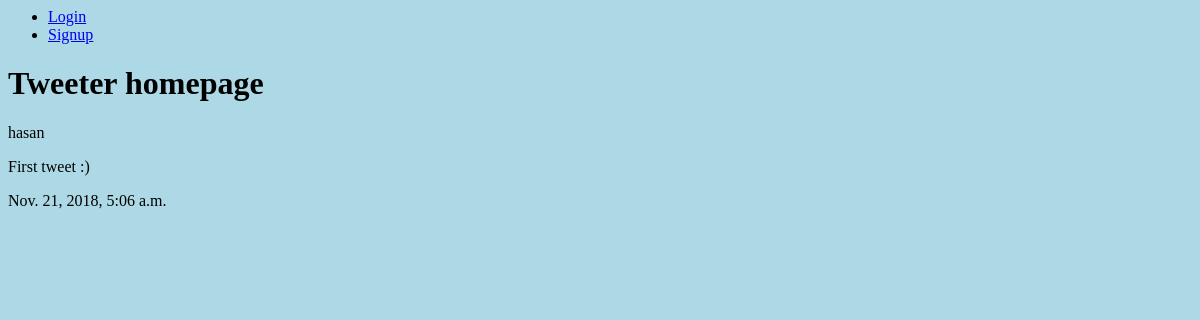
Before: / with the older database file.
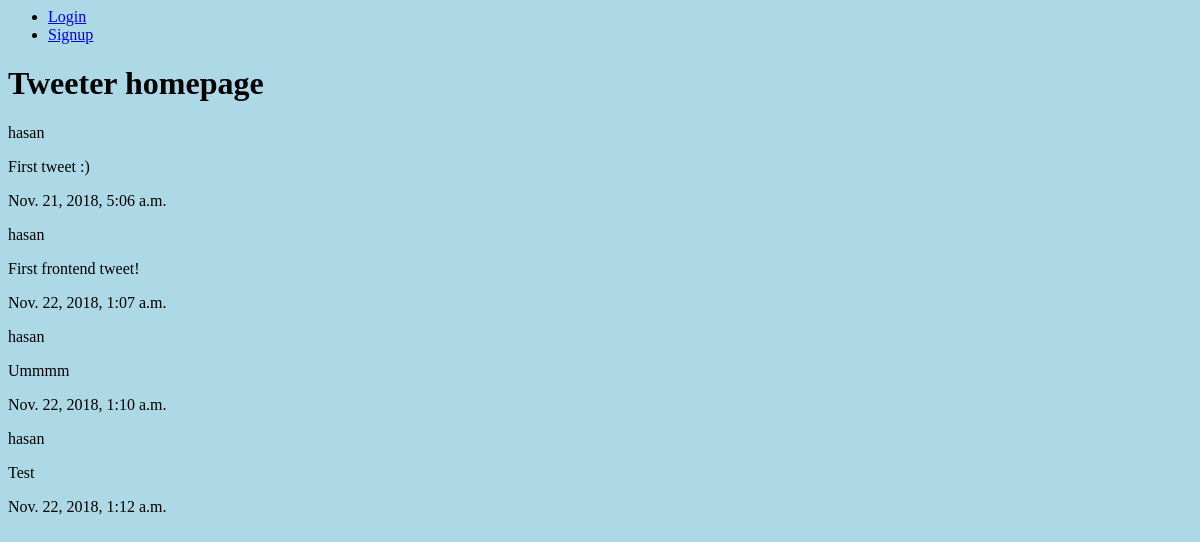
After: the same page with the newer database file.
### tweetpage/models.py (models this page shows, shortened)
class Tweet(models.Model):
  body = models.TextField(max_length=240)
  slug = models.SlugField()
  date = models.DateTimeField(auto_now_add=True)
  author = models.ForeignKey(User, on_delete=models.CASCADE, default=None)

### tweetpage/views.py (the view)
# urls.py: path('', tweet_views.tweet_page, name='home'),
def tweet_page(request):
  tweets = Tweet.objects.all().order_by('date')
  return render(request, 'tweetpage/tweet_page.html',{'tweets':tweets})

### tweetpage/templates/tweetpage/tweet_page.html
{% extends 'base_layout.html' %}
{% block content %}
<h1>Tweeter homepage</h1>
<div class="pages">
  {% for tweet in tweets %}
  <div class="tweet">
    <p>{{ tweet.author }}</p>
    <p>{{ tweet.body }}</p>
    <p>{{ tweet.date }}</p>
  </div>
  {% endfor %}
</div>
{% endblock %}

### templates/base_layout.html (shortened to what this page needs)
{% load static from staticfiles %}
<html lang="en">
<head>
  <link rel="stylesheet" href="{% static 'styles.css' %}">
</head>
<body>
  <header class="wrapper">
    <nav>
      <ul>
        {% if user.is_authenticated %}
        <li>
          <form class="logout-link" action="{% url 'accounts:logout' %}" method="post">
            {% csrf_token %}
            <button type="submit">Logout</button>
          </form>
        </li>
        <li><a href="{% url 'tweetpage:create' %}" class="highlight">Tweet</a></li>
        {% else %}
        <li><a href="{% url 'accounts:login' %}">Login</a></li>
        <li><a href="{% url 'accounts:signup' %}">Signup</a></li>
        {% endif %}
      </ul>
    </nav>
  </header>
  <div class="wrapper">
    {% block content %}
    {% endblock %}
  </div>
</body>
</html>

### assets/styles.css (style rules this page uses)
body { background: lightblue; }

Changed rows visible on the page:
added Tweet: author "hasan", body "First frontend tweet!", date "Nov. 22, 2018, 1:07 a.m."
added Tweet: author "hasan", body "Ummmm", date "Nov. 22, 2018, 1:10 a.m."
added Tweet: author "hasan", body "Test", date "Nov. 22, 2018, 1:12 a.m."
